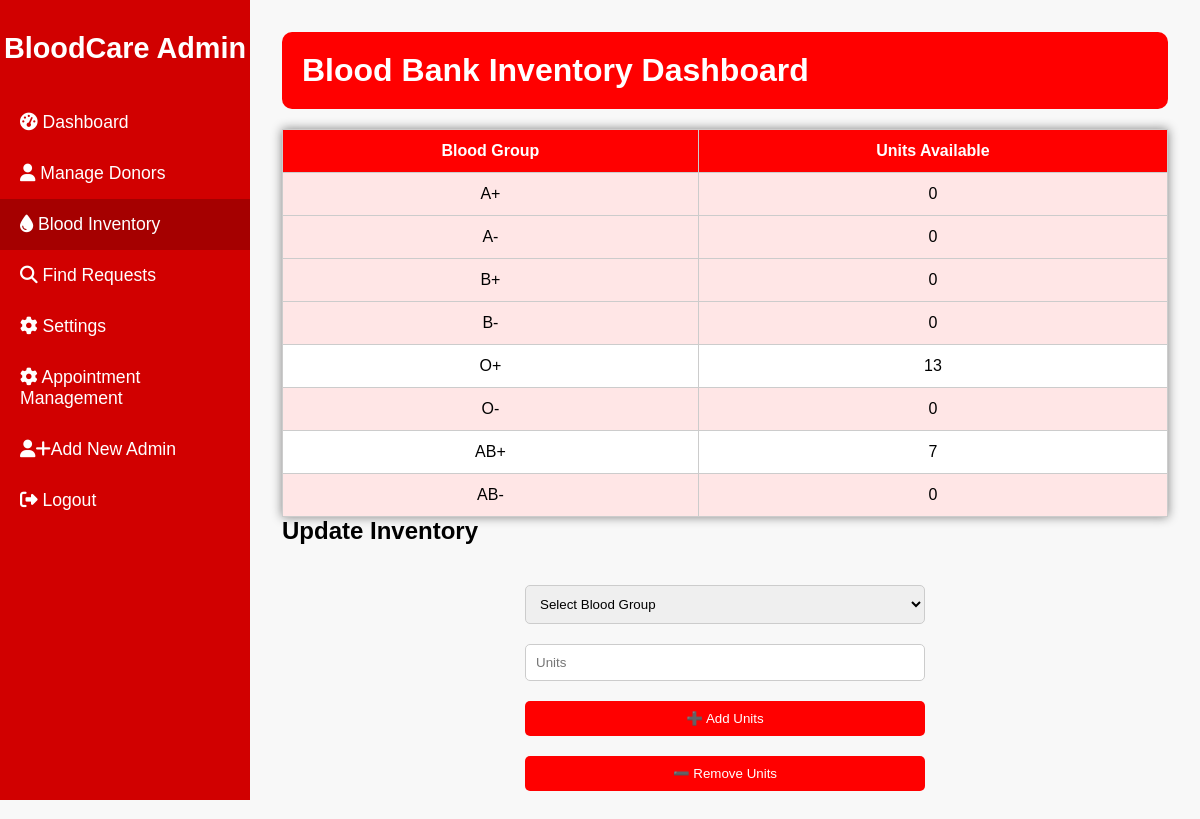
Screenshot of /blood_inventory.php with the database file from the repository.
### tables this page shows
CREATE TABLE `inventory` (
  `id` int(11) NOT NULL,
  `blood_group` varchar(5) NOT NULL,
  `units_available` int(11) DEFAULT 0,
  `name` varchar(100) DEFAULT NULL,
  `city` varchar(100) DEFAULT NULL,
  `contact` varchar(15) DEFAULT NULL
);

### blood_inventory.php (the view, shortened to what this page needs)
<?php
include 'connection.php';
$inventory = $con->query("SELECT * FROM inventory");
?>
<!DOCTYPE html>
<html lang="en">
<head>
    <link rel="stylesheet" href="https://cdnjs.cloudflare.com/ajax/libs/font-awesome/6.4.0/css/all.min.css">
</head>
<body>
<div class="sidebar">
    <h2>BloodCare Admin</h2>
    <ul>
        <li><a href="admin_dashboard.php"><i class="fas fa-tachometer-alt"></i> Dashboard</a></li>
        <li><a href="manage_donors.php"><i class="fas fa-user"></i> Manage Donors</a></li>
        <li class="active"><a href="blood_inventory.php"><i class="fas fa-tint"></i> Blood Inventory</a></li>
        <li><a href="finds_requests.php"><i class="fas fa-search"></i> Find Requests</a></li>
        <li><a href="admin_update.php"><i class="fas fa-cog"></i> Settings</a></li>
        <li><a href="admin_appointments.php"><i class="fas fa-cog"></i> Appointment Management</a></li>
        <li><a href="admin_register.php"> <i class="fa-solid fa-user">+</i>Add New Admin</a></li>
        <li><a href="logout.php"><i class="fas fa-sign-out-alt"></i> Logout</a></li>
    </ul>
</div>
<div class="main-content">
    <h1>Blood Bank Inventory Dashboard</h1>
    <table>
        <tr>
            <th>Blood Group</th>
            <th>Units Available</th>
        </tr>
        <?php while($row = $inventory->fetch_assoc()): ?>
            <tr class="<?= ($row['units_available'] < 5) ? 'low-stock' : '' ?>">
                <td><?= htmlspecialchars($row['blood_group']) ?></td>
                <td><?= htmlspecialchars($row['units_available']) ?></td>
            </tr>
        <?php endwhile; ?>
    </table>
    <h2>Update Inventory</h2>
    <form method="post">
        <select name="blood_group" required>
            <option value="">Select Blood Group</option>
        </select>
        <input type="number" name="units" placeholder="Units" min="1" required>
        <button type="submit" name="add_units">➕ Add Units</button>
        <button type="submit" name="remove_units">➖ Remove Units</button>
    </form>
</div>
</body>
</html>

### blood_inventory.php (style rules this page uses)
* { box-sizing: border-box; margin: 0; padding: 0; font-family: 'Poppins', sans-serif; }
body { display: flex; min-height: 100vh; background: #f8f8f8; }
.sidebar { width: 250px; background: #d10000; color: white; height: 100vh; position: fixed; padding-top: 2rem; }
.sidebar h2 { text-align: center; margin-bottom: 2rem; font-size: 1.8rem; }
.sidebar ul { list-style: none; }
.sidebar ul li { padding: 15px 20px; }
.sidebar ul li a { color: white; text-decoration: none; display: block; font-size: 1.1rem; }
.sidebar ul li:hover, .sidebar ul li.active { background: #a50000; }
.main-content { margin-left: 250px; padding: 2rem; width: calc(100% - 250px); }
h1 { background: red; color: white; padding: 20px; margin-bottom: 1rem; border-radius: 10px; }
table { width: 100%; border-collapse: collapse; background: white; box-shadow: 0 0 10px gray; margin-top: 20px; }
th, td { padding: 12px; border: 1px solid #ccc; text-align: center; }
th { background: red; color: white; }
tr.low-stock { background: #ffe6e6; }
form { margin: 30px auto; max-width: 400px; }
input, select, button { padding: 10px; margin: 10px 0; width: 100%; border-radius: 5px; border: 1px solid #ccc; }
button { background: red; color: white; border: none; cursor: pointer; }

### rows the page displays
inventory: blood_group "A+", units_available "0"
inventory: blood_group "A-", units_available "0"
inventory: blood_group "B+", units_available "0"
inventory: blood_group "B-", units_available "0"
inventory: blood_group "O+", units_available "13"
inventory: blood_group "O-", units_available "0"
inventory: blood_group "AB+", units_available "7"
inventory: blood_group "AB-", units_available "0"
